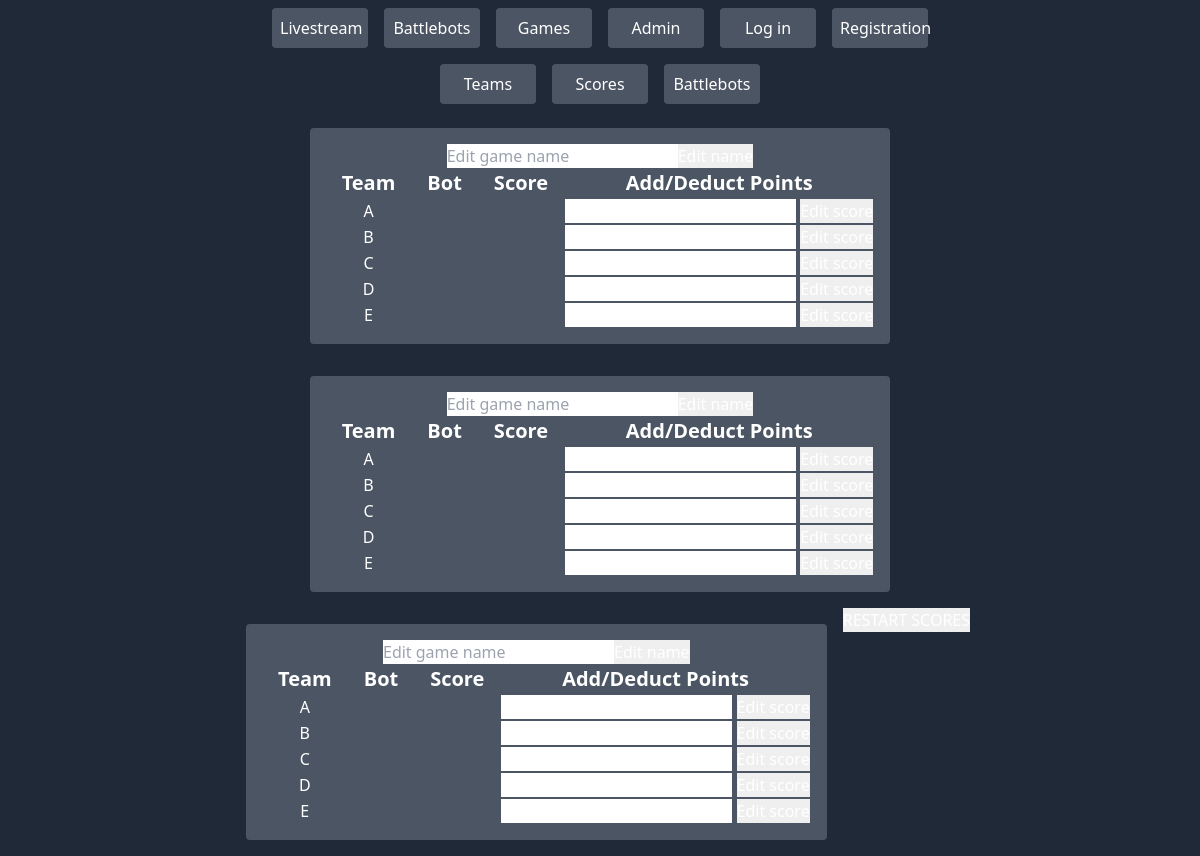
/adminscores.php, run on an earlier commit of the app's database.
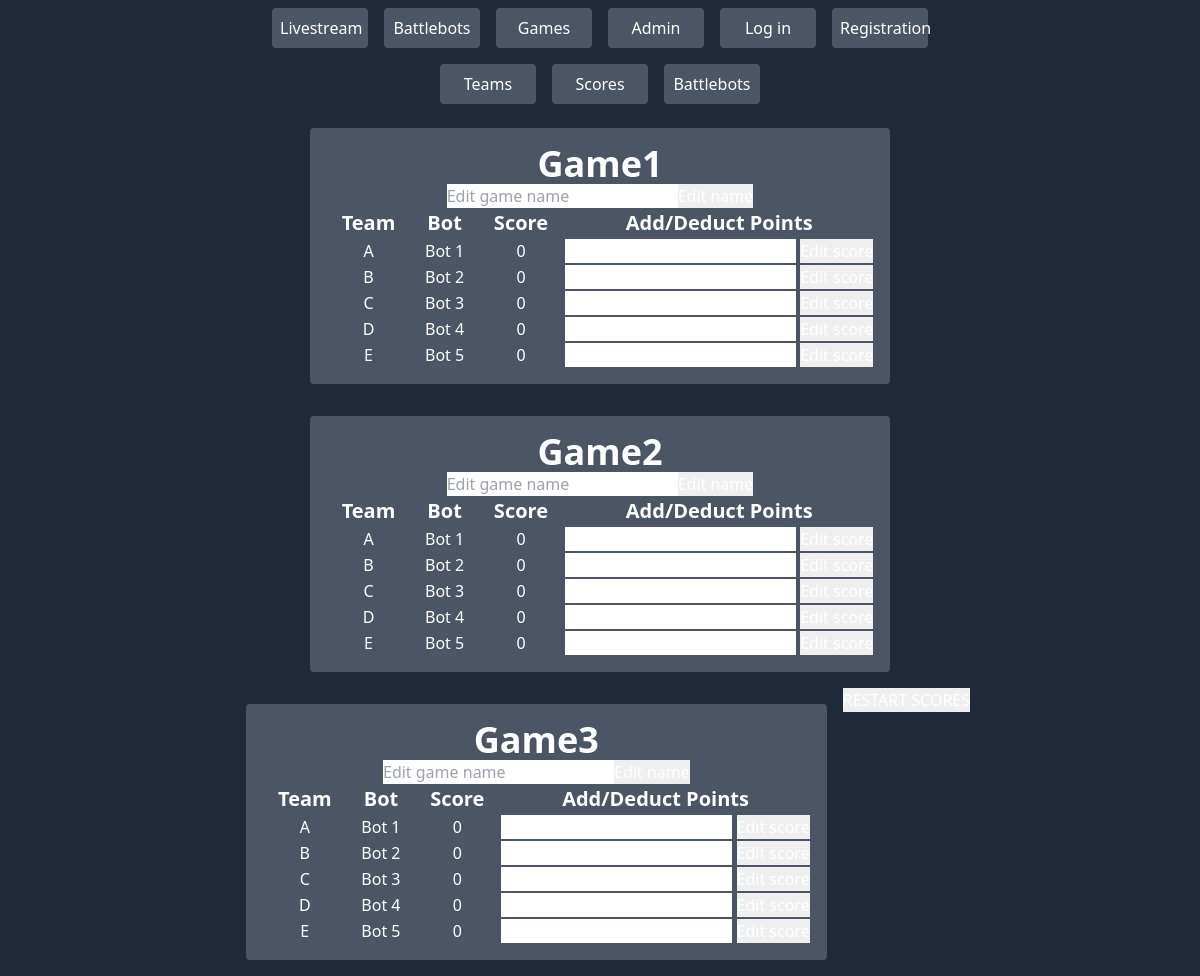
And on a later commit of the database.
### tables this page shows
CREATE TABLE `games` (
  `game_id` int(11) NOT NULL,
  `game_name` varchar(50) NOT NULL
);

CREATE TABLE `robots` (
  `robot_id` int(11) NOT NULL,
  `team` varchar(45) NOT NULL,
  `bot_name` varchar(45) NOT NULL,  
  `game1_score` int(11),
  `game2_score` int(11),
  `game3_score` int(11),
  `last_update` timestamp NOT NULL DEFAULT current_timestamp() ON UPDATE current_timestamp(),
  `insert_time` timestamp NOT NULL DEFAULT current_timestamp()
);

### adminscores.php (the view, shortened to what the rows shown need)
<?php
$conn= mysqli_connect("localhost","root","");
mysqli_select_db($conn,"robolympics");
?>
<!doctype html>
<html lang="en">
<head>
    <link href="css/styles.css" rel="stylesheet" type="text/css">
</head>
<body class="min-h-full bg-gray-800 text-white">
    <div class="flex justify-center flex-wrap">
        <div class="text-center m-4 p-4 bg-gray-600 w-max rounded">
            <h1 class="text-4xl font-bold">
			<?php
				$result= mysqli_query($conn, "SELECT * FROM games WHERE game_id=1");
				while ($row = mysqli_fetch_array($result)) {
					$gamename= $row['game_name'];
					echo $gamename;
				}
				?>
			</h1>
            <table class="mx-auto">
                <tr>
                    <th class="px-4 text-xl">Team</th>
                    <th class="px-4 text-xl">Bot</th>
                    <th class="px-4 text-xl">Score</th>
					<th class="px-4 text-xl">Add/Deduct Points</th>
                </tr>
                <tr>
					<td>
					A
					</td>
					<td>
						<?php
						$result= mysqli_query($conn, "SELECT * FROM robots WHERE team='A'");
						while ($row = mysqli_fetch_array($result)) {
							$name = $row['bot_name'];
							echo $name;
						}
						?>
					</td>
                    <td>
						<?php
						$result= mysqli_query($conn, "SELECT * FROM robots WHERE team='A'");
						while ($row = mysqli_fetch_array($result)) {
							$score1A= $row['game1_score'];
							echo $score1A;
						}
						?>
					</td>
					<td>
						<form name="game1botA" method="POST" action="<?php echo $_SERVER['PHP_SELF']; ?>">
						</form>
					</td>
                </tr>
                <tr>
					<td>
					B
					</td>
                    <td>
						<?php
						$result= mysqli_query($conn, "SELECT * FROM robots WHERE team='B'");
						while ($row = mysqli_fetch_array($result)) {
							$name = $row['bot_name'];
							echo $name;
						}
						?>
					</td>
                    <td>
						<?php
						$result= mysqli_query($conn, "SELECT * FROM robots WHERE team='B'");
						while ($row = mysqli_fetch_array($result)) {
							$score1B= $row['game1_score'];
							echo $score1B;
						}
						?>
				</td>
					<td>
						<form name="game1botB" method="POST" action="<?php echo $_SERVER['PHP_SELF']; ?>">
						</form>
					</td>
                </tr>
                <tr>
					<td>
					C
					</td>
                    <td>
						<?php
						$result= mysqli_query($conn, "SELECT * FROM robots WHERE team='C'");
						while ($row = mysqli_fetch_array($result)) {
							$name = $row['bot_name'];
							echo $name;
						}
						?>
					</td>
                    <td>
						<?php
						$result= mysqli_query($conn, "SELECT * FROM robots WHERE team='C'");
						while ($row = mysqli_fetch_array($result)) {
							$score1C= $row['game1_score'];
							echo $score1C;
						}
						?>
					</td>
					<td>
						<form name="game1botC" method="POST" action="<?php echo $_SERVER['PHP_SELF']; ?>">
						</form>
					</td>
                </tr>
                <tr>
					<td>
					D
					</td>
                    <td>
						<?php
						$result= mysqli_query($conn, "SELECT * FROM robots WHERE team='D'");
						while ($row = mysqli_fetch_array($result)) {
							$name = $row['bot_name'];
							echo $name;
						}
						?>
					</td>
                    <td>
						<?php
						$result= mysqli_query($conn, "SELECT * FROM robots WHERE team='D'");
						while ($row = mysqli_fetch_array($result)) {
							$score1D= $row['game1_score'];
							echo $score1D;
						}
						?>
					</td>
					<td>
						<form name="game1botD" method="POST" action="<?php echo $_SERVER['PHP_SELF']; ?>">
						</form>
					</td>
                </tr>
                <tr>
					<td>
					E
					</td>
                    <td>
						<?php
						$result= mysqli_query($conn, "SELECT * FROM robots WHERE team='E'");
						while ($row = mysqli_fetch_array($result)) {
							$name = $row['bot_name'];
							echo $name;
						}
						?>
					</td>
                    <td>
						<?php
						$result= mysqli_query($conn, "SELECT * FROM robots WHERE team='E'");
						while ($row = mysqli_fetch_array($result)) {
							$score1E= $row['game1_score'];
							echo $score1E;
						}
						?>
					</td>
					<td>
						<form name="game1botE" method="POST" action="<?php echo $_SERVER['PHP_SELF']; ?>">
						</form>
					</td>
                </tr>
				<tr>
				</tr>
            </table>
        </div>
        <div class="text-center m-4 p-4 bg-gray-600 w-max rounded">
            <h1 class="text-4xl font-bold">
				<?php
				$result= mysqli_query($conn, "SELECT * FROM games WHERE game_id=2");
				while ($row = mysqli_fetch_array($result)) {
					$gamename= $row['game_name'];
					echo $gamename;
				}
				?>
				</h1>
            <table class="mx-auto">
                <tr>
                    <th class="px-4 text-xl">Team</th>
                    <th class="px-4 text-xl">Bot</th>
                    <th class="px-4 text-xl">Score</th>
					<th class="px-4 text-xl">Add/Deduct Points</th>
                </tr>
                <tr>
					<td>
					A
					</td>
					<td>
						<?php
						$result= mysqli_query($conn, "SELECT * FROM robots WHERE team='A'");
						while ($row = mysqli_fetch_array($result)) {
							$name = $row['bot_name'];
							echo $name;
						}
						?>
					</td>
                    <td>
						<?php
						$result= mysqli_query($conn, "SELECT * FROM robots WHERE team='A'");
						while ($row = mysqli_fetch_array($result)) {
							$score2A= $row['game2_score'];
							echo $score2A;
						}
						?>
					</td>
					<td>
						<form name="game2botA" method="POST" action="<?php echo $_SERVER['PHP_SELF']; ?>">
						</form>
					</td>
                </tr>
                <tr>
					<td>
					B
					</td>
                    <td>
						<?php
						$result= mysqli_query($conn, "SELECT * FROM robots WHERE team='B'");
						while ($row = mysqli_fetch_array($result)) {
							$name = $row['bot_name'];
							echo $name;
						}
						?>
					</td>
                    <td>
						<?php
						$result= mysqli_query($conn, "SELECT * FROM robots WHERE team='B'");
						while ($row = mysqli_fetch_array($result)) {
							$score2B= $row['game2_score'];
							echo $score2B;
						}
						?>
					</td>
					<td>
						<form name="game2botB" method="POST" action="<?php echo $_SERVER['PHP_SELF']; ?>">
						</form>
					</td>
                </tr>
                <tr>
					<td>
					C
					</td>
                    <td>
						<?php
						$result= mysqli_query($conn, "SELECT * FROM robots WHERE team='C'");
						while ($row = mysqli_fetch_array($result)) {
							$name = $row['bot_name'];
							echo $name;
						}
						?>
					</td>
                    <td>
						<?php
						$result= mysqli_query($conn, "SELECT * FROM robots WHERE team='C'");
						while ($row = mysqli_fetch_array($result)) {
							$score2C= $row['game2_score'];
							echo $score2C;
						}
						?>
					</td>
					<td>
						<form name="game2botC" method="POST" action="<?php echo $_SERVER['PHP_SELF']; ?>">
						</form>
					</td>
                </tr>
                <tr>
					<td>
					D
					</td>
                    <td>
						<?php
						$result= mysqli_query($conn, "SELECT * FROM robots WHERE team='D'");
						while ($row = mysqli_fetch_array($result)) {
							$name = $row['bot_name'];
							echo $name;
						}
						?>
					</td>
                    <td>
						<?php
						$result= mysqli_query($conn, "SELECT * FROM robots WHERE team='D'");
						while ($row = mysqli_fetch_array($result)) {
							$score2D= $row['game2_score'];
							echo $score2D;
						}
						?>
					</td>
					<td>
						<form name="game2botD" method="POST" action="<?php echo $_SERVER['PHP_SELF']; ?>">
						</form>
					</td>
                </tr>
                <tr>
					<td>
					E
					</td>
                    <td>
						<?php
						$result= mysqli_query($conn, "SELECT * FROM robots WHERE team='E'");
						while ($row = mysqli_fetch_array($result)) {
							$name = $row['bot_name'];
							echo $name;
						}
						?>
					</td>
                    <td>
						<?php
						$result= mysqli_query($conn, "SELECT * FROM robots WHERE team='E'");
						while ($row = mysqli_fetch_array($result)) {
							$score2E= $row['game2_score'];
							echo $score2E;
						}
						?>
					</td>
					<td>
						<form name="game2botE" method="POST" action="<?php echo $_SERVER['PHP_SELF']; ?>">
						</form>
					</td>
                </tr>
				<tr>
				</tr>
            </table>
        </div>
        <div class="text-center m-4 p-4 bg-gray-600 w-max rounded">
            <h1 class="text-4xl font-bold">
				<?php
				$result= mysqli_query($conn, "SELECT * FROM games WHERE game_id=3");
				while ($row = mysqli_fetch_array($result)) {
					$gamename= $row['game_name'];
					echo $gamename;
				}
				?>
				</h1>
            <table class="mx-auto">
                <tr>
                    <th class="px-4 text-xl">Team</th>
                    <th class="px-4 text-xl">Bot</th>
                    <th class="px-4 text-xl">Score</th>
					<th class="px-4 text-xl">Add/Deduct Points</th>
                </tr>
                <tr>
					<td>
					A
					</td>
					<td>
						<?php
						$result= mysqli_query($conn, "SELECT * FROM robots WHERE team='A'");
						while ($row = mysqli_fetch_array($result)) {
							$name = $row['bot_name'];
							echo $name;
						}
						?>
					</td>
                    <td>
						<?php
						$result= mysqli_query($conn, "SELECT * FROM robots WHERE team='A'");
						while ($row = mysqli_fetch_array($result)) {
							$score3A= $row['game3_score'];
							echo $score3A;
						}
						?>
					</td>
					<td>
						<form name="game3botA" method="POST" action="<?php echo $_SERVER['PHP_SELF']; ?>">
						</form>
					</td>
                </tr>
                <tr>
					<td>
					B
					</td>
                    <td>
						<?php
						$result= mysqli_query($conn, "SELECT * FROM robots WHERE team='B'");
						while ($row = mysqli_fetch_array($result)) {
							$name = $row['bot_name'];
							echo $name;
						}
						?>
					</td>
                    <td>
						<?php
						$result= mysqli_query($conn, "SELECT * FROM robots WHERE team='B'");
						while ($row = mysqli_fetch_array($result)) {
							$score3B= $row['game3_score'];
							echo $score3B;
						}
						?>
					</td>
					<td>
						<form name="game3botB" method="POST" action="<?php echo $_SERVER['PHP_SELF']; ?>">
						</form>
					</td>
                </tr>
                <tr>
					<td>
					C
					</td>
                    <td>
						<?php
						$result= mysqli_query($conn, "SELECT * FROM robots WHERE team='C'");
						while ($row = mysqli_fetch_array($result)) {
							$name = $row['bot_name'];
							echo $name;
						}
						?>
					</td>
                    <td>
						<?php
						$result= mysqli_query($conn, "SELECT * FROM robots WHERE team='C'");
						while ($row = mysqli_fetch_array($result)) {
							$score3C= $row['game3_score'];
							echo $score3C;
						}
						?>
					</td>
					<td>
						<form name="game3botC" method="POST" action="<?php echo $_SERVER['PHP_SELF']; ?>">
						</form>
					</td>
                </tr>
                <tr>
					<td>
					D
					</td>
                    <td>
						<?php
						$result= mysqli_query($conn, "SELECT * FROM robots WHERE team='D'");
						while ($row = mysqli_fetch_array($result)) {
							$name = $row['bot_name'];
							echo $name;
						}
						?>
					</td>
                    <td>
						<?php
						$result= mysqli_query($conn, "SELECT * FROM robots WHERE team='D'");
						while ($row = mysqli_fetch_array($result)) {
							$score3D= $row['game3_score'];
							echo $score3D;
						}
						?>
					</td>
					<td>
						<form name="game3botD" method="POST" action="<?php echo $_SERVER['PHP_SELF']; ?>">
						</form>
					</td>
                </tr>
                <tr>
					<td>
					E
					</td>
                    <td>
						<?php
						$result= mysqli_query($conn, "SELECT * FROM robots WHERE team='E'");
						while ($row = mysqli_fetch_array($result)) {
							$name = $row['bot_name'];
							echo $name;
						}
						?>
					</td>
                    <td>
						<?php
						$result= mysqli_query($conn, "SELECT * FROM robots WHERE team='E'");
						while ($row = mysqli_fetch_array($result)) {
							$score3E= $row['game3_score'];
							echo $score3E;
						}
						?>
					</td>
					<td>
						<form name="game3botE" method="POST" action="<?php echo $_SERVER['PHP_SELF']; ?>">
						</form>
					</td>
                </tr>
				<tr>
				</tr>
            </table>
        </div>
    </div>
</body>
</html>

What changed in the data, as far as the page shows it:
added games: game_name "Game1"
added robots: bot_name "Bot 1", game1_score "0", game2_score "0", game3_score "0"
added robots: bot_name "Bot 2", game1_score "0", game2_score "0", game3_score "0"
added robots: bot_name "Bot 3", game1_score "0", game2_score "0", game3_score "0"
added robots: bot_name "Bot 4", game1_score "0", game2_score "0", game3_score "0"
added robots: bot_name "Bot 5", game1_score "0", game2_score "0", game3_score "0"
added games: game_name "Game2"
added games: game_name "Game3"
